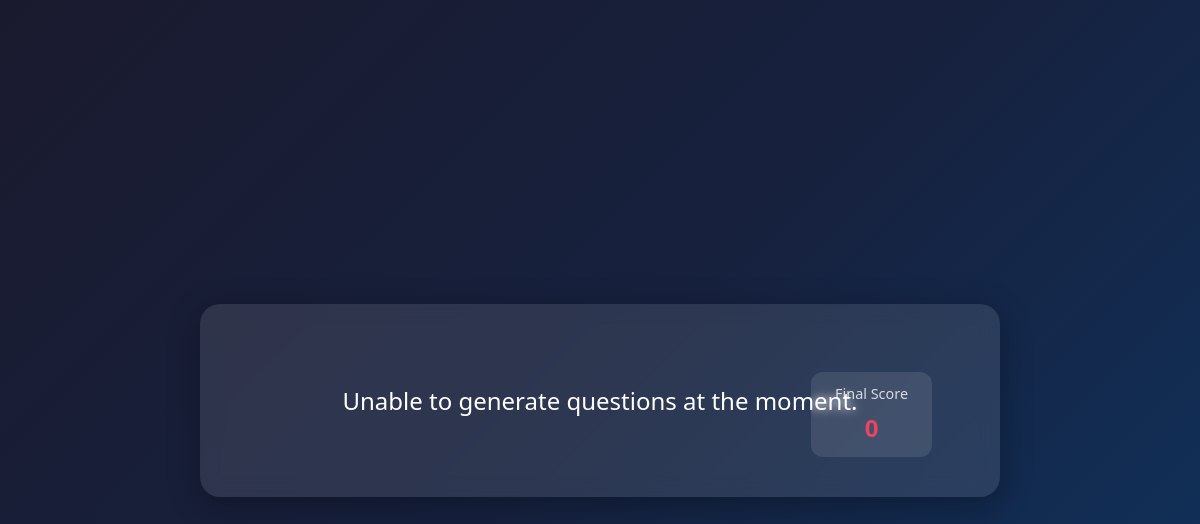
Before: /mcq/ with the older database file.
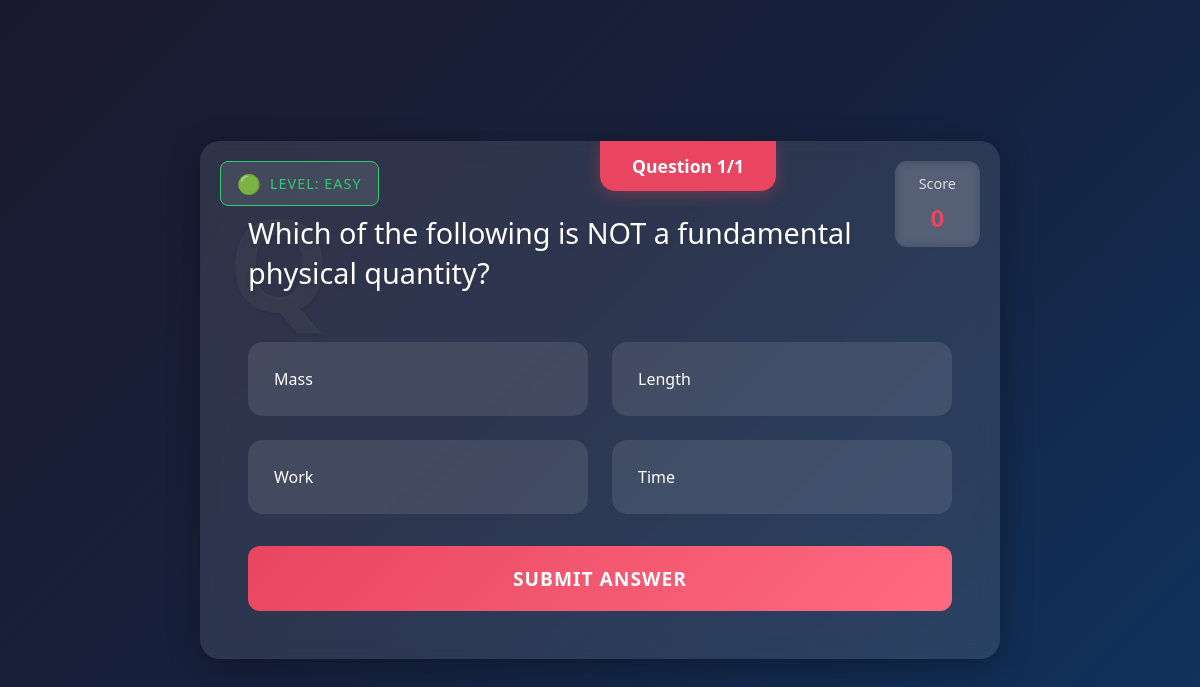
After: the same page with the newer database file.
### mcq/models.py (models this page shows, shortened)
class Question(models.Model):
    DIFFICULTY_LEVELS = [
        ('easy', 'Easy'),
        ('medium', 'Medium'),
        ('hard', 'Hard')
    ]
    text = models.TextField()
    difficulty = models.CharField(max_length=10, choices=DIFFICULTY_LEVELS)
    option1 = models.CharField(max_length=255)
    option2 = models.CharField(max_length=255)
    option3 = models.CharField(max_length=255)
    option4 = models.CharField(max_length=255)
    correct_option = models.CharField(max_length=255)

### mcq/views.py (the view)
# urls.py: path('', get_question, name='get_question'),
def get_question(request):
    if 'score' not in request.session:
        request.session['score'] = 0
        request.session['level'] = 'easy'
        request.session['answered_questions'] = []
        request.session['correct_streak'] = 0
    current_level = request.session.get('level', 'easy')
    answered_questions = request.session.get('answered_questions', [])
    question = Question.objects.filter(
        difficulty=current_level
    ).exclude(
        id__in=answered_questions
    ).order_by('?').first()
    if not question:
        question = generate_mcq(current_level)
        if question:
            question.save()
    if not question:
        return render(request, 'mcq_app/question.html', {
            'message': 'Unable to generate questions at the moment.',
            'score': max(0, request.session['score']),  # Ensure non-negative display
            'difficulty': current_level
        })
    context = {
        'question': question,
        'score': max(0, request.session['score']),  # Ensure non-negative display
        'difficulty': current_level,
        'total_questions': Question.objects.filter(difficulty=current_level).count(),
        'answered_count': len(answered_questions),
        'correct_streak': request.session.get('correct_streak', 0)
    }
    return render(request, 'mcq_app/question.html', context)

### mcq/templates/mcq_app/question.html (shortened to what this page needs)
<!DOCTYPE html>
<html>
<head>
</head>
<body>
    <div class="quiz-container">
        {% if message %}
            <div class="message">
                {{ message }}
                <div class="score-display">
                    <span class="score-label">Final Score</span>
                    <span class="score-value">{{ score }}</span>
                </div>
            </div>
        {% else %}
            <div class="level-badge level-{{ question.difficulty }}">
                <span class="level-icon">
                    {% if question.difficulty == 'easy' %}🟢
                    {% elif question.difficulty == 'medium' %}🟡
                    {% else %}🔴
                    {% endif %}
                </span>
                <span>Level: {{ question.difficulty|title }}</span>
            </div>
            <div class="score-display">
                <span class="score-label">Score</span>
                <span class="score-value">{{ score }}</span>
            </div>
            <div class="question-badge">Question {{ answered_count|add:"1" }}/{{ total_questions }}</div>
            <div class="question">
                {{ question.text }}
            </div>
            <form method="post" action="{% url 'submit_answer' %}">
                <div class="options">
                    <label for="option1" class="option">{{ question.option1 }}</label>
                    <label for="option2" class="option">{{ question.option2 }}</label>
                    <label for="option3" class="option">{{ question.option3 }}</label>
                    <label for="option4" class="option">{{ question.option4 }}</label>
                </div>
                <button type="submit" class="submit-btn">Submit Answer</button>
            </form>
        {% endif %}
    </div>
</body>
</html>

### mcq/templates/mcq_app/question.html (style rules this page uses)
* { margin: 0; padding: 0; box-sizing: border-box; font-family: 'Segoe UI', Tahoma, Geneva, Verdana, sans-serif; }
.score-display { position: absolute; top: 20px; right: 20px; background: rgba(255, 255, 255, 0.1); padding: 0.8rem 1.5rem; border-radius: 12px; backdrop-filter: blur(5px); display: flex; flex-direction: column; align-items: center; gap: 0.5rem; }
.score-label { font-size: 0.9rem; opacity: 0.8; }
.score-value { font-size: 1.5rem; font-weight: bold; color: #e94560; }
.level-badge { position: absolute; top: 20px; left: 20px; background: rgba(255, 255, 255, 0.1); padding: 0.5rem 1rem; border-radius: 8px; font-size: 0.9rem; text-transform: uppercase; letter-spacing: 1px; display: flex; align-items: center; gap: 0.5rem; }
.level-icon { font-size: 1.2rem; }
.level-easy { color: #2ecc71; border: 1px solid #2ecc71; }
body { min-height: 100vh; background: linear-gradient(135deg, #1a1a2e, #16213e, #0f3460); display: flex; justify-content: center; align-items: center; color: white; padding: 2rem; }
.quiz-container { width: 90%; max-width: 800px; background: rgba(255, 255, 255, 0.1); backdrop-filter: blur(10px); border-radius: 20px; padding: 3rem; box-shadow: 0 8px 32px rgba(0, 0, 0, 0.3); position: relative; overflow: hidden; }
.question-badge { position: absolute; top: 0; left: 50%; transform: translateX(-50%); background: #e94560; padding: 0.8rem 2rem; border-radius: 0 0 15px 15px; font-weight: bold; font-size: 1.1rem; box-shadow: 0 4px 15px rgba(233, 69, 96, 0.3); }
.question { font-size: 1.8rem; margin: 1.5rem 0 3rem 0; line-height: 1.4; position: relative; z-index: 1; color: #fff; text-shadow: 0 2px 4px rgba(0, 0, 0, 0.1); }
.question::before { content: 'Q'; position: absolute; left: -20px; top: -40px; font-size: 8rem; color: rgba(255, 255, 255, 0.05); z-index: -1; font-weight: bold; }
.options { display: grid; grid-template-columns: repeat(2, 1fr); gap: 1.5rem; margin-top: 2rem; }
.option { background: rgba(255, 255, 255, 0.1); padding: 1.5rem; border-radius: 15px; cursor: pointer; transition: all 0.3s ease; border: 2px solid transparent; position: relative; overflow: hidden; backdrop-filter: blur(5px); }
.option::before { content: ''; position: absolute; top: 0; left: -100%; width: 100%; height: 100%; background: linear-gradient( 90deg, transparent, rgba(255, 255, 255, 0.2), transparent ); transition: 0.5s; }
.submit-btn { display: block; width: 100%; padding: 1.2rem; margin-top: 2rem; background: linear-gradient(135deg, #e94560, #ff6b81); border: none; border-radius: 12px; color: white; font-size: 1.2rem; cursor: pointer; transition: all 0.3s ease; text-transform: uppercase; letter-spacing: 1px; font-weight: bold; }
.quiz-container > * { animation: fadeIn 0.5s ease-out forwards; }

Changed rows visible on the page:
added Question: difficulty "EASY", text "Which of the following is NOT a fundamental physical quantity?", option1 "Mass", option2 "Length", option3 "Work", option4 "Time"
Other visible differences:
{{ score }}: (not shown) → "0"
{{ answered_count|add:"1" }}: (not shown) → "1"
{{ total_questions }}: (not shown) → "1"
{{ message }}: "Unable to generate questions at the moment." → (not shown)
{{ score }}: "0" → (not shown)
text no longer shown: "Final Score"
text now shown: "🟢 LEVEL: Score Question / SUBMIT ANSWER"
